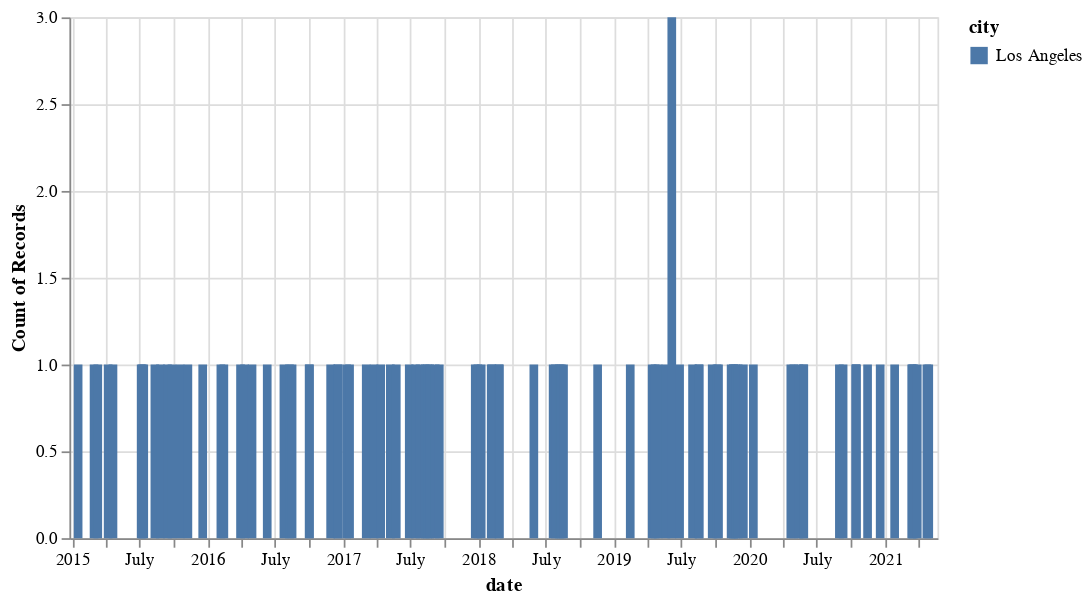

This figure's notebook cell:
### Code cell
# histogram of police killings in california 
alt.Chart(police_killings, width = 500, height = 300).transform_filter(
    alt.FieldEqualPredicate(field = 'city', 
                            equal = 'Los Angeles')
).transform_bin(
    'California police killings', # name to give binned variable
    field = 'date', # variable to bin
    bin = alt.Bin(step = 3, maxbins = 30) # binning parameters
).mark_bar(size = 5).encode(
    x = 'date:T', 
    y = 'count()',
    color = 'city'
)

### Figure 1 — Vega-Lite specification as saved in the notebook (floating-point values rounded to 4 significant figures; data arrays with more than 128 entries replaced by an {"elided": "..."} marker saying what was removed)
{"config": {"view": {"continuousWidth": 400, "continuousHeight": 300}}, "data": {"name": "data-6906d78008d021bdf46fb1b802ed0394"}, "mark": {"type": "bar", "size": 5}, "encoding": {"color": {"type": "nominal", "field": "city"}, "x": {"type": "temporal", "field": "date"}, "y": {"type": "quantitative", "aggregate": "count"}}, "height": 300, "transform": [{"filter": {"equal": "Los Angeles", "field": "city"}}, {"bin": {"maxbins": 30, "step": 3}, "field": "date", "as": "California police killings"}], "width": 500, "$schema": "https://vega.github.io/schema/vega-lite/v4.8.1.json", "datasets": {"data-6906d78008d021bdf46fb1b802ed0394": {"elided": "6280 records"}}}
